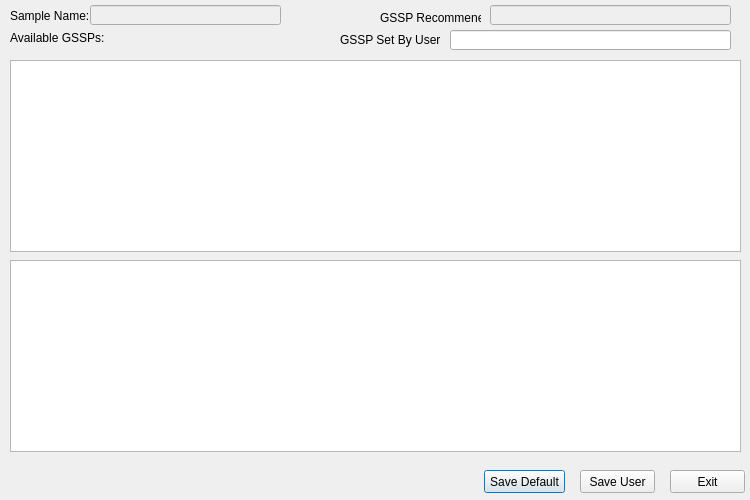
<?xml version="1.0" encoding="UTF-8"?>
<ui version="4.0">
 <class>GsspInfoDlg</class>
 <widget class="QDialog" name="GsspInfoDlg">
  <property name="geometry">
   <rect>
    <x>0</x>
    <y>0</y>
    <width>750</width>
    <height>500</height>
   </rect>
  </property>
  <property name="windowTitle">
   <string>Gssp Infomation</string>
  </property>
  <property name="windowIcon">
   <iconset resource="../hla.qrc">
    <normaloff>:/png/images/about.png</normaloff>:/png/images/about.png</iconset>
  </property>
  <widget class="QLabel" name="label">
   <property name="geometry">
    <rect>
     <x>10</x>
     <y>8</y>
     <width>81</width>
     <height>16</height>
    </rect>
   </property>
   <property name="text">
    <string>Sample Name:</string>
   </property>
  </widget>
  <widget class="QLineEdit" name="lineEdit_Name">
   <property name="enabled">
    <bool>false</bool>
   </property>
   <property name="geometry">
    <rect>
     <x>90</x>
     <y>5</y>
     <width>191</width>
     <height>20</height>
    </rect>
   </property>
   <property name="readOnly">
    <bool>false</bool>
   </property>
  </widget>
  <widget class="QLabel" name="label_2">
   <property name="geometry">
    <rect>
     <x>380</x>
     <y>8</y>
     <width>101</width>
     <height>20</height>
    </rect>
   </property>
   <property name="text">
    <string>GSSP Recommened:</string>
   </property>
  </widget>
  <widget class="QLineEdit" name="lineEdit_Recommened">
   <property name="enabled">
    <bool>false</bool>
   </property>
   <property name="geometry">
    <rect>
     <x>490</x>
     <y>5</y>
     <width>241</width>
     <height>20</height>
    </rect>
   </property>
  </widget>
  <widget class="QLabel" name="label_3">
   <property name="geometry">
    <rect>
     <x>10</x>
     <y>30</y>
     <width>101</width>
     <height>16</height>
    </rect>
   </property>
   <property name="text">
    <string>Available GSSPs:</string>
   </property>
  </widget>
  <widget class="QLabel" name="label_4">
   <property name="geometry">
    <rect>
     <x>340</x>
     <y>30</y>
     <width>101</width>
     <height>20</height>
    </rect>
   </property>
   <property name="text">
    <string>GSSP Set By User:</string>
   </property>
  </widget>
  <widget class="QLineEdit" name="lineEdit_User">
   <property name="geometry">
    <rect>
     <x>450</x>
     <y>30</y>
     <width>281</width>
     <height>20</height>
    </rect>
   </property>
  </widget>
  <widget class="QTableWidget" name="tableWidget">
   <property name="geometry">
    <rect>
     <x>10</x>
     <y>60</y>
     <width>731</width>
     <height>192</height>
    </rect>
   </property>
  </widget>
  <widget class="QTableWidget" name="tableWidget_2">
   <property name="geometry">
    <rect>
     <x>10</x>
     <y>260</y>
     <width>731</width>
     <height>192</height>
    </rect>
   </property>
  </widget>
  <widget class="QPushButton" name="btnDefault">
   <property name="geometry">
    <rect>
     <x>484</x>
     <y>470</y>
     <width>81</width>
     <height>23</height>
    </rect>
   </property>
   <property name="text">
    <string>Save Default</string>
   </property>
  </widget>
  <widget class="QPushButton" name="btnUser">
   <property name="geometry">
    <rect>
     <x>580</x>
     <y>470</y>
     <width>75</width>
     <height>23</height>
    </rect>
   </property>
   <property name="text">
    <string>Save User</string>
   </property>
  </widget>
  <widget class="QPushButton" name="btnExit">
   <property name="geometry">
    <rect>
     <x>670</x>
     <y>470</y>
     <width>75</width>
     <height>23</height>
    </rect>
   </property>
   <property name="text">
    <string>Exit</string>
   </property>
  </widget>
 </widget>
 <resources>
  <include location="../hla.qrc"/>
 </resources>
 <connections/>
</ui>
